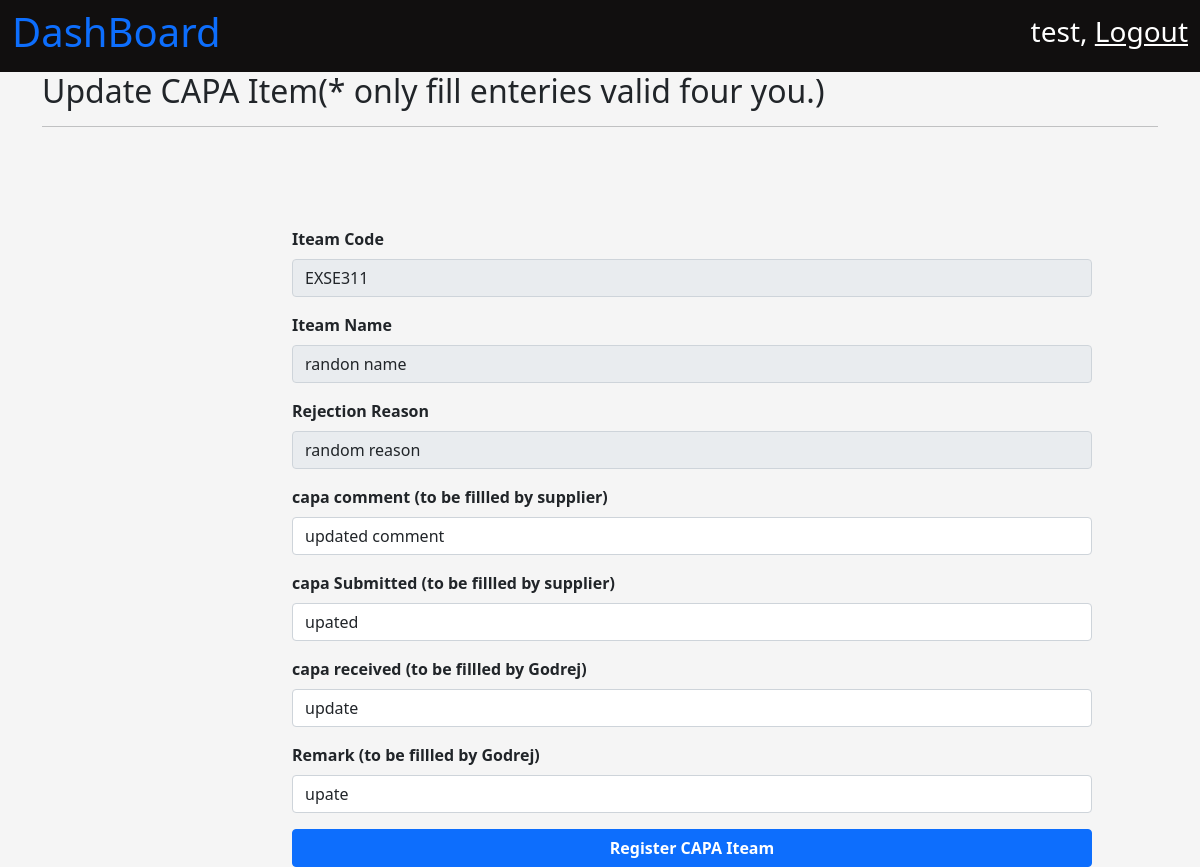
Screenshot of /quality/updateCAPA/3 (signed in) with the database file from the repository.
### MouldQuality/models.py (models this page shows)
class capa_data(models.Model):
    serial_number = models.AutoField(primary_key=True)
    item_code = models.CharField(max_length=100)
    item_name = models.CharField(max_length=200)
    last_updated = models.DateTimeField(auto_now = True)
    rejection_reason = models.CharField(max_length=100, null = True)
    capa_comment = models.CharField(max_length=200, null = True)
    capa_submitted = models.CharField(max_length=200, null = True)
    capa_recv = models.CharField(max_length=200, null = True)
    remark = models.CharField(max_length=200, null = True)

### MouldQuality/views.py (the view, shortened to what this page needs)
# urls.py: path('updateCAPA/<int:serial_number>', views.capa_update),
@login_required
def capa_update(request, serial_number):
    context = {}
    capa_data_obj = capa_data.objects.get(serial_number = serial_number)
    context['capa_data_obj'] = capa_data_obj
    return render(request, 'quality/capa_update.html', context)

### MouldQuality/templates/quality/capa_update.html (shortened to what this page needs)
{% extends 'base.html' %}
{% load static %}
{% block title %}
    <link
        rel="stylesheet"
        href="{% static 'css/dashboard.css' %}" >
{% endblock %}
{% block body_content %}
    <nav
        class="navbar navbar-light dashboard_nav">
        <div class="container-fluid dashboard_nav">
            <p class="h1 dashboard_title">
                <a href="{% url 'homePage' %}" style="text-decoration:None;">
                  DashBoard
                </a>
            </p>
            <div class="user_data">
                <p class="h3">
                    {{ request.user.first_name }},
                    <a href="{% url 'userLogout' %}">
                        Logout
                    </a>
                </p>
            </div>
        </div>
    </nav>
    <div class="container">
        <p class="h2">
            Update CAPA Item(* only fill enteries valid four you.)
        </p>
        <hr />
    </div>
    <div class="container" style="margin-top : 100px;">
        <form action="/quality/updateCAPA/{{ capa_data_obj.serial_number }}" autocomplete="off" method="POST" style="width : 800px;margin-left : 250px;">
            <div
                class="mb-3">
                <label
                    for="exampleInputEmail1"
                    class="form-label">
                    <b>
                    Iteam Code
                    </b>
                </label>
                <input
                type="text"
                name = "icode"
                value = "{{ capa_data_obj.item_code }}"
                class="form-control"
                id="vendorName"
                disabled
                >
            </div>
            <div
                class="mb-3">
                <label
                    for="exampleInputEmail1"
                    class="form-label">
                    <b>
                    Iteam Name
                    </b>
                </label>
                <input
                type="text"
                name = "iname"
                class="form-control"
                id="iname"
                value = "{{ capa_data_obj.item_name }}"
                disabled
                >
            </div>
            <div
                class="mb-3">
                <label
                    for="exampleInputEmail1"
                    class="form-label">
                    <b>
                    Rejection Reason
                    </b>
                </label>
                <input
                type="text"
                name = "reason"
                class="form-control"
                id="vendorName"
                value="{{ capa_data_obj.rejection_reason }}"
                disabled
                >
            </div>
            <div
                class="mb-3">
                <label
                    for="exampleInputEmail1"
                    class="form-label">
                    <b>
                    capa comment (to be fillled by supplier)
                    </b>
                </label>
                <input
                type="text"
                name = "capaComment"
                class="form-control"
                id="vendorName"
                value = "{{ capa_data_obj.capa_comment }}"
                >
            </div>
            <div
                class="mb-3">
                <label
                    for="exampleInputEmail1"
                    class="form-label">
                    <b>
                    capa Submitted (to be fillled by supplier)
                    </b>
                </label>
                <input
                type="text"
                name = "cappaSubmitted"
                class="form-control"
                id="vendorName"
                value = "{{ capa_data_obj.capa_submitted }}"
                >
            </div>
            <div
                class="mb-3">
                <label
                    for="exampleInputEmail1"
                    class="form-label">
                    <b>
                    capa received (to be fillled by Godrej)
                    </b>
                </label>
                <input
                type="text"
                name = "capparecv"
                class="form-control"
                id="vendorName"
                value = "{{ capa_data_obj.capa_recv }}"
                >
            </div>
            <div
                class="mb-3">
                <label
                    for="exampleInputEmail1"
                    class="form-label">
                    <b>
                    Remark (to be fillled by Godrej)
                    </b>
                </label>
                <input
                type="text"
                name = "remark"
                class="form-control"
                id="vendorName"
                value = "{{ capa_data_obj.remark }}"
                >
            </div>
        <button type="submit" class="btn btn-primary" style="width :800px;"><b>Register CAPA Iteam</b></button>
        </form>
    </div>
{% endblock %}

### user_panel/static/css/dashboard.css (style rules this page uses)
body { background-color: whitesmoke; }
nav.dashboard_nav { background-color: rgb(17, 15, 15); }
nav.dashboard_nav div.dashboard_nav { color : white; }
nav.dashboard_nav div.user_data p a { color: white; }

### rows the page displays
capa_data: icode "EXSE311", iname "randon name", reason "random reason", capaComment "updated comment", cappaSubmitted "upated", capparecv "update", remark "upate"

### other values shown
{{ request.user.first_name }} "test"
